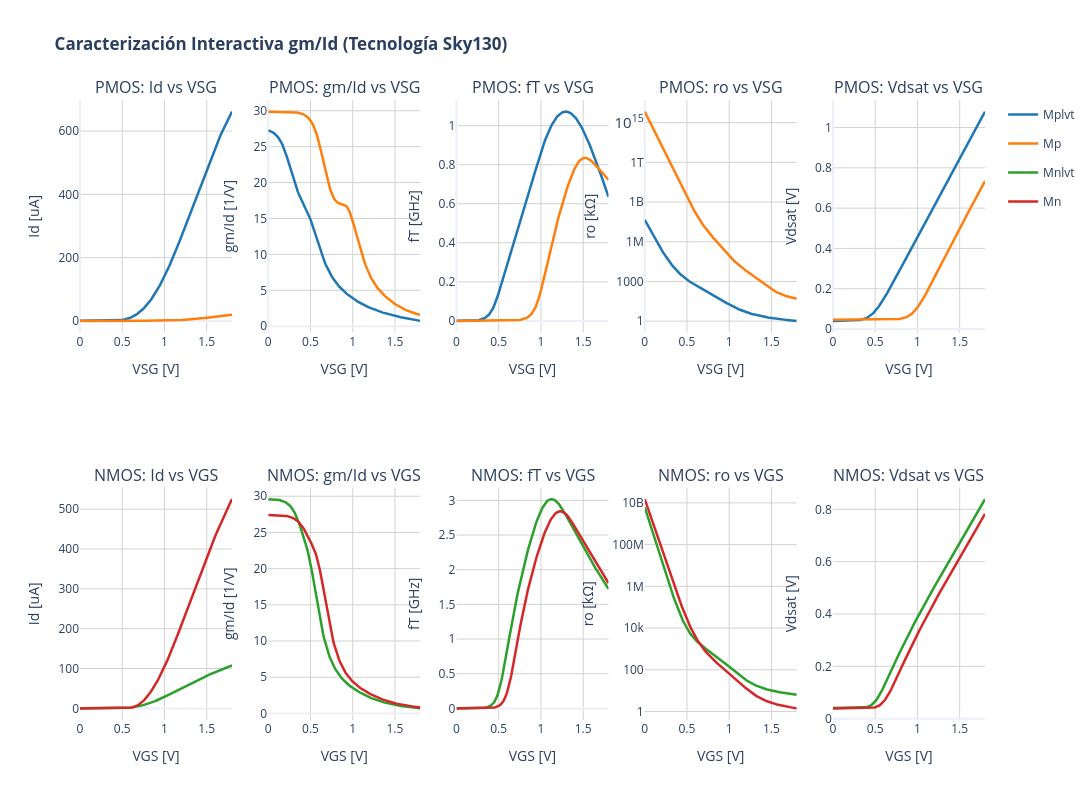

Write notebook code for a chart like this one.
### Code cell
import os
import numpy as np
import plotly.graph_objects as go
from plotly.subplots import make_subplots
from PyLTSpice import RawRead

# ==============================================================================
# 1. CARGAR EL ARCHIVO RAW (.dc)
# ==============================================================================

# Leemos el archivo donde están los barridos (no el .op)
ruta_raw_dc = os.path.join(raw_path, "caracterizador.raw") 

print("Cargando vectores, por favor espera...")
raw_data = RawRead(ruta_raw_dc)

# ==============================================================================
# 2. DEFINIR ESTRUCTURA DE TRANSISTORES (Compatible con PyLTSpice)
# ==============================================================================
transistores = {
    'Mplvt': {
        'tipo': 'PMOS', 'mult': 1,
        'vgs': 'v(@m.xmplvt.msky130_fd_pr__pfet_01v8_lvt[vgs])',
        'id': 'i(@m.xmplvt.msky130_fd_pr__pfet_01v8_lvt[id])',
        'gm': '@m.xmplvt.msky130_fd_pr__pfet_01v8_lvt[gm]',
        'gds': '@m.xmplvt.msky130_fd_pr__pfet_01v8_lvt[gds]',
        'vdsat': 'v(@m.xmplvt.msky130_fd_pr__pfet_01v8_lvt[vdsat])',
        'cgg': '@m.xmplvt.msky130_fd_pr__pfet_01v8_lvt[cgg]'
    },
    'Mp': {
        'tipo': 'PMOS', 'mult': 1,
        'vgs': 'v(@m.xmp.msky130_fd_pr__pfet_01v8[vgs])',
        'id': 'i(@m.xmp.msky130_fd_pr__pfet_01v8[id])',
        'gm': '@m.xmp.msky130_fd_pr__pfet_01v8[gm]',
        'gds': '@m.xmp.msky130_fd_pr__pfet_01v8[gds]',
        'vdsat': 'v(@m.xmp.msky130_fd_pr__pfet_01v8[vdsat])',
        'cgg': '@m.xmp.msky130_fd_pr__pfet_01v8[cgg]'
    },
    'Mnlvt': {
        'tipo': 'NMOS', 'mult': 1,
        'vgs': 'v(@m.xmnlvt.msky130_fd_pr__nfet_01v8_lvt[vgs])',
        'id': 'i(@m.xmnlvt.msky130_fd_pr__nfet_01v8_lvt[id])',
        'gm': '@m.xmnlvt.msky130_fd_pr__nfet_01v8_lvt[gm]',
        'gds': '@m.xmnlvt.msky130_fd_pr__nfet_01v8_lvt[gds]',
        'vdsat': 'v(@m.xmnlvt.msky130_fd_pr__nfet_01v8_lvt[vdsat])',
        'cgg': '@m.xmnlvt.msky130_fd_pr__nfet_01v8_lvt[cgg]'
    },
    'Mn': {
        'tipo': 'NMOS', 'mult': 1,
        'vgs': 'v(@m.xmn.msky130_fd_pr__nfet_01v8[vgs])',
        'id': 'i(@m.xmn.msky130_fd_pr__nfet_01v8[id])',
        'gm': '@m.xmn.msky130_fd_pr__nfet_01v8[gm]',
        'gds': '@m.xmn.msky130_fd_pr__nfet_01v8[gds]',
        'vdsat': 'v(@m.xmn.msky130_fd_pr__nfet_01v8[vdsat])',
        'cgg': '@m.xmn.msky130_fd_pr__nfet_01v8[cgg]'
    }
}

# ==============================================================================
# 3. CONSTRUCCIÓN DE LA INTERFAZ PLOTLY
# ==============================================================================
fig = make_subplots(
    rows=2, cols=5,
    subplot_titles=(
        "PMOS: Id vs VSG", "PMOS: gm/Id vs VSG", "PMOS: fT vs VSG", "PMOS: ro vs VSG", "PMOS: Vdsat vs VSG",
        "NMOS: Id vs VGS", "NMOS: gm/Id vs VGS", "NMOS: fT vs VGS", "NMOS: ro vs VGS", "NMOS: Vdsat vs VGS"
    )
)

colores = {'Mplvt': '#1f77b4', 'Mp': '#ff7f0e', 'Mnlvt': '#2ca02c', 'Mn': '#d62728'}

for nombre, info in transistores.items():
    m_factor = info['mult']
    
    try:
        # Extraemos la onda completa de voltaje primero
        vgs_full = np.real(np.abs(raw_data.get_trace(info['vgs']).get_wave()))
        
        # Filtro inteligente (Slice automático): 
        # Toma solo los índices de los voltajes únicos y ordenados
        _, s = np.unique(vgs_full, return_index=True)
        
        # Aplicamos este filtro a todos los vectores para aislar la curva perfecta
        vgs = vgs_full[s]
        id_tot = np.real(np.abs(raw_data.get_trace(info['id']).get_wave()))[s] * m_factor * 1e6  # uA
        gm = np.real(np.abs(raw_data.get_trace(info['gm']).get_wave()))[s]
        gds = np.real(np.abs(raw_data.get_trace(info['gds']).get_wave()))[s]
        vdsat = np.real(raw_data.get_trace(info['vdsat']).get_wave())[s]
        cgg_u = np.real(np.abs(raw_data.get_trace(info['cgg']).get_wave()))[s]
        
        # Cálculos de diseño (con np.where para evitar divisiones por cero)
        gm_id = np.where(id_tot > 0, gm / (id_tot / (m_factor * 1e6)), np.nan)
        ft = np.where(cgg_u > 0, gm / (2 * np.pi * cgg_u) / 1e9, np.nan) # GHz
        ro = np.where(gds > 0, (1.0 / gds) / 1e3, np.nan)                # kOhm
        
        row = 1 if info['tipo'] == 'PMOS' else 2
        c = colores[nombre]
        
        # Graficamos 
        fig.add_trace(go.Scatter(x=vgs, y=id_tot, mode='lines', name=nombre, line=dict(color=c, width=2.5), legendgroup=nombre), row=row, col=1)
        fig.add_trace(go.Scatter(x=vgs, y=gm_id, mode='lines', name=nombre, line=dict(color=c, width=2.5), legendgroup=nombre, showlegend=False), row=row, col=2)
        fig.add_trace(go.Scatter(x=vgs, y=ft, mode='lines', name=nombre, line=dict(color=c, width=2.5), legendgroup=nombre, showlegend=False), row=row, col=3)
        fig.add_trace(go.Scatter(x=vgs, y=ro, mode='lines', name=nombre, line=dict(color=c, width=2.5), legendgroup=nombre, showlegend=False), row=row, col=4)
        fig.add_trace(go.Scatter(x=vgs, y=vdsat, mode='lines', name=nombre, line=dict(color=c, width=2.5), legendgroup=nombre, showlegend=False), row=row, col=5)
        
    except Exception as e:
        print(f"⚠️ Error procesando {nombre}: {e}")

# ==============================================================================
# 4. ESTILIZACIÓN DE EJES Y TÍTULOS
# ==============================================================================
for col in range(1, 6):
    fig.update_xaxes(title_text="VSG [V]", gridcolor='lightgray', row=1, col=col)
    fig.update_xaxes(title_text="VGS [V]", gridcolor='lightgray', row=2, col=col)

fig.update_yaxes(title_text="Id [uA]", gridcolor='lightgray', row=1, col=1)
fig.update_yaxes(title_text="gm/Id [1/V]", gridcolor='lightgray', row=1, col=2)
fig.update_yaxes(title_text="fT [GHz]", gridcolor='lightgray', row=1, col=3)
fig.update_yaxes(title_text="ro [kΩ]", type="log", gridcolor='lightgray', row=1, col=4)
fig.update_yaxes(title_text="Vdsat [V]", gridcolor='lightgray', row=1, col=5)

fig.update_yaxes(title_text="Id [uA]", gridcolor='lightgray', row=2, col=1)
fig.update_yaxes(title_text="gm/Id [1/V]", gridcolor='lightgray', row=2, col=2)
fig.update_yaxes(title_text="fT [GHz]", gridcolor='lightgray', row=2, col=3)
fig.update_yaxes(title_text="ro [kΩ]", type="log", gridcolor='lightgray', row=2, col=4)
fig.update_yaxes(title_text="Vdsat [V]", gridcolor='lightgray', row=2, col=5)

fig.update_layout(
    height=800, 
    width=1600, # Ensanchado para que las gráficas no se aplasten
    title_text="<b>Caracterización Interactiva gm/Id (Tecnología Sky130)</b>", 
    template="plotly_white",
    hovermode="x unified", # Muestra una línea vertical que compara todo instantáneamente
    plot_bgcolor='rgba(0,0,0,0)'
)

fig.show()

### Figure 1 — Plotly figure (JSON) as saved in the notebook; plotly's stock layout.template omitted (floating-point values rounded to 4 significant figures; data arrays with more than 128 entries replaced by an {"elided": "..."} marker saying what was removed)
{"data": [{"legendgroup": "Mplvt", "line": {"color": "#1f77b4", "width": 2.5}, "mode": "lines", "name": "Mplvt", "type": "scatter", "x": {"elided": "181 float values"}, "xaxis": "x", "y": {"elided": "181 float values"}, "yaxis": "y"}, {"legendgroup": "Mplvt", "line": {"color": "#1f77b4", "width": 2.5}, "mode": "lines", "name": "Mplvt", "showlegend": false, "type": "scatter", "x": {"elided": "181 float values"}, "xaxis": "x2", "y": {"elided": "181 float values"}, "yaxis": "y2"}, {"legendgroup": "Mplvt", "line": {"color": "#1f77b4", "width": 2.5}, "mode": "lines", "name": "Mplvt", "showlegend": false, "type": "scatter", "x": {"elided": "181 float values"}, "xaxis": "x3", "y": {"elided": "181 float values"}, "yaxis": "y3"}, {"legendgroup": "Mplvt", "line": {"color": "#1f77b4", "width": 2.5}, "mode": "lines", "name": "Mplvt", "showlegend": false, "type": "scatter", "x": {"elided": "181 float values"}, "xaxis": "x4", "y": {"elided": "181 float values"}, "yaxis": "y4"}, {"legendgroup": "Mplvt", "line": {"color": "#1f77b4", "width": 2.5}, "mode": "lines", "name": "Mplvt", "showlegend": false, "type": "scatter", "x": {"elided": "181 float values"}, "xaxis": "x5", "y": {"elided": "181 float values"}, "yaxis": "y5"}, {"legendgroup": "Mp", "line": {"color": "#ff7f0e", "width": 2.5}, "mode": "lines", "name": "Mp", "type": "scatter", "x": {"elided": "182 float values"}, "xaxis": "x", "y": {"elided": "182 float values"}, "yaxis": "y"}, {"legendgroup": "Mp", "line": {"color": "#ff7f0e", "width": 2.5}, "mode": "lines", "name": "Mp", "showlegend": false, "type": "scatter", "x": {"elided": "182 float values"}, "xaxis": "x2", "y": {"elided": "182 float values"}, "yaxis": "y2"}, {"legendgroup": "Mp", "line": {"color": "#ff7f0e", "width": 2.5}, "mode": "lines", "name": "Mp", "showlegend": false, "type": "scatter", "x": {"elided": "182 float values"}, "xaxis": "x3", "y": {"elided": "182 float values"}, "yaxis": "y3"}, {"legendgroup": "Mp", "line": {"color": "#ff7f0e", "width": 2.5}, "mode": "lines", "name": "Mp", "showlegend": false, "type": "scatter", "x": {"elided": "182 float values"}, "xaxis": "x4", "y": {"elided": "182 float values"}, "yaxis": "y4"}, {"legendgroup": "Mp", "line": {"color": "#ff7f0e", "width": 2.5}, "mode": "lines", "name": "Mp", "showlegend": false, "type": "scatter", "x": {"elided": "182 float values"}, "xaxis": "x5", "y": {"elided": "182 float values"}, "yaxis": "y5"}, {"legendgroup": "Mnlvt", "line": {"color": "#2ca02c", "width": 2.5}, "mode": "lines", "name": "Mnlvt", "type": "scatter", "x": {"elided": "181 float values"}, "xaxis": "x6", "y": {"elided": "181 float values"}, "yaxis": "y6"}, {"legendgroup": "Mnlvt", "line": {"color": "#2ca02c", "width": 2.5}, "mode": "lines", "name": "Mnlvt", "showlegend": false, "type": "scatter", "x": {"elided": "181 float values"}, "xaxis": "x7", "y": {"elided": "181 float values"}, "yaxis": "y7"}, {"legendgroup": "Mnlvt", "line": {"color": "#2ca02c", "width": 2.5}, "mode": "lines", "name": "Mnlvt", "showlegend": false, "type": "scatter", "x": {"elided": "181 float values"}, "xaxis": "x8", "y": {"elided": "181 float values"}, "yaxis": "y8"}, {"legendgroup": "Mnlvt", "line": {"color": "#2ca02c", "width": 2.5}, "mode": "lines", "name": "Mnlvt", "showlegend": false, "type": "scatter", "x": {"elided": "181 float values"}, "xaxis": "x9", "y": {"elided": "181 float values"}, "yaxis": "y9"}, {"legendgroup": "Mnlvt", "line": {"color": "#2ca02c", "width": 2.5}, "mode": "lines", "name": "Mnlvt", "showlegend": false, "type": "scatter", "x": {"elided": "181 float values"}, "xaxis": "x10", "y": {"elided": "181 float values"}, "yaxis": "y10"}, {"legendgroup": "Mn", "line": {"color": "#d62728", "width": 2.5}, "mode": "lines", "name": "Mn", "type": "scatter", "x": {"elided": "182 float values"}, "xaxis": "x6", "y": {"elided": "182 float values"}, "yaxis": "y6"}, {"legendgroup": "Mn", "line": {"color": "#d62728", "width": 2.5}, "mode": "lines", "name": "Mn", "showlegend": false, "type": "scatter", "x": {"elided": "182 float values"}, "xaxis": "x7", "y": {"elided": "182 float values"}, "yaxis": "y7"}, {"legendgroup": "Mn", "line": {"color": "#d62728", "width": 2.5}, "mode": "lines", "name": "Mn", "showlegend": false, "type": "scatter", "x": {"elided": "182 float values"}, "xaxis": "x8", "y": {"elided": "182 float values"}, "yaxis": "y8"}, {"legendgroup": "Mn", "line": {"color": "#d62728", "width": 2.5}, "mode": "lines", "name": "Mn", "showlegend": false, "type": "scatter", "x": {"elided": "182 float values"}, "xaxis": "x9", "y": {"elided": "182 float values"}, "yaxis": "y9"}, {"legendgroup": "Mn", "line": {"color": "#d62728", "width": 2.5}, "mode": "lines", "name": "Mn", "showlegend": false, "type": "scatter", "x": {"elided": "182 float values"}, "xaxis": "x10", "y": {"elided": "182 float values"}, "yaxis": "y10"}], "layout": {"annotations": [{"font": {"size": 16}, "showarrow": false, "text": "PMOS: Id vs VSG", "x": 0.084, "xanchor": "center", "xref": "paper", "y": 1, "yanchor": "bottom", "yref": "paper"}, {"font": {"size": 16}, "showarrow": false, "text": "PMOS: gm/Id vs VSG", "x": 0.292, "xanchor": "center", "xref": "paper", "y": 1, "yanchor": "bottom", "yref": "paper"}, {"font": {"size": 16}, "showarrow": false, "text": "PMOS: fT vs VSG", "x": 0.5, "xanchor": "center", "xref": "paper", "y": 1, "yanchor": "bottom", "yref": "paper"}, {"font": {"size": 16}, "showarrow": false, "text": "PMOS: ro vs VSG", "x": 0.708, "xanchor": "center", "xref": "paper", "y": 1, "yanchor": "bottom", "yref": "paper"}, {"font": {"size": 16}, "showarrow": false, "text": "PMOS: Vdsat vs VSG", "x": 0.916, "xanchor": "center", "xref": "paper", "y": 1, "yanchor": "bottom", "yref": "paper"}, {"font": {"size": 16}, "showarrow": false, "text": "NMOS: Id vs VGS", "x": 0.084, "xanchor": "center", "xref": "paper", "y": 0.375, "yanchor": "bottom", "yref": "paper"}, {"font": {"size": 16}, "showarrow": false, "text": "NMOS: gm/Id vs VGS", "x": 0.292, "xanchor": "center", "xref": "paper", "y": 0.375, "yanchor": "bottom", "yref": "paper"}, {"font": {"size": 16}, "showarrow": false, "text": "NMOS: fT vs VGS", "x": 0.5, "xanchor": "center", "xref": "paper", "y": 0.375, "yanchor": "bottom", "yref": "paper"}, {"font": {"size": 16}, "showarrow": false, "text": "NMOS: ro vs VGS", "x": 0.708, "xanchor": "center", "xref": "paper", "y": 0.375, "yanchor": "bottom", "yref": "paper"}, {"font": {"size": 16}, "showarrow": false, "text": "NMOS: Vdsat vs VGS", "x": 0.916, "xanchor": "center", "xref": "paper", "y": 0.375, "yanchor": "bottom", "yref": "paper"}], "height": 800, "hovermode": "x unified", "plot_bgcolor": "rgba(0,0,0,0)", "title": {"text": "<b>Caracterización Interactiva gm/Id (Tecnología Sky130)</b>"}, "width": 1600, "xaxis": {"anchor": "y", "domain": [0, 0.168], "gridcolor": "lightgray", "title": {"text": "VSG [V]"}}, "xaxis10": {"anchor": "y10", "domain": [0.832, 1], "gridcolor": "lightgray", "title": {"text": "VGS [V]"}}, "xaxis2": {"anchor": "y2", "domain": [0.208, 0.376], "gridcolor": "lightgray", "title": {"text": "VSG [V]"}}, "xaxis3": {"anchor": "y3", "domain": [0.416, 0.584], "gridcolor": "lightgray", "title": {"text": "VSG [V]"}}, "xaxis4": {"anchor": "y4", "domain": [0.624, 0.792], "gridcolor": "lightgray", "title": {"text": "VSG [V]"}}, "xaxis5": {"anchor": "y5", "domain": [0.832, 1], "gridcolor": "lightgray", "title": {"text": "VSG [V]"}}, "xaxis6": {"anchor": "y6", "domain": [0, 0.168], "gridcolor": "lightgray", "title": {"text": "VGS [V]"}}, "xaxis7": {"anchor": "y7", "domain": [0.208, 0.376], "gridcolor": "lightgray", "title": {"text": "VGS [V]"}}, "xaxis8": {"anchor": "y8", "domain": [0.416, 0.584], "gridcolor": "lightgray", "title": {"text": "VGS [V]"}}, "xaxis9": {"anchor": "y9", "domain": [0.624, 0.792], "gridcolor": "lightgray", "title": {"text": "VGS [V]"}}, "yaxis": {"anchor": "x", "domain": [0.625, 1], "gridcolor": "lightgray", "title": {"text": "Id [uA]"}}, "yaxis10": {"anchor": "x10", "domain": [0, 0.375], "gridcolor": "lightgray", "title": {"text": "Vdsat [V]"}}, "yaxis2": {"anchor": "x2", "domain": [0.625, 1], "gridcolor": "lightgray", "title": {"text": "gm/Id [1/V]"}}, "yaxis3": {"anchor": "x3", "domain": [0.625, 1], "gridcolor": "lightgray", "title": {"text": "fT [GHz]"}}, "yaxis4": {"anchor": "x4", "domain": [0.625, 1], "gridcolor": "lightgray", "title": {"text": "ro [kΩ]"}, "type": "log"}, "yaxis5": {"anchor": "x5", "domain": [0.625, 1], "gridcolor": "lightgray", "title": {"text": "Vdsat [V]"}}, "yaxis6": {"anchor": "x6", "domain": [0, 0.375], "gridcolor": "lightgray", "title": {"text": "Id [uA]"}}, "yaxis7": {"anchor": "x7", "domain": [0, 0.375], "gridcolor": "lightgray", "title": {"text": "gm/Id [1/V]"}}, "yaxis8": {"anchor": "x8", "domain": [0, 0.375], "gridcolor": "lightgray", "title": {"text": "fT [GHz]"}}, "yaxis9": {"anchor": "x9", "domain": [0, 0.375], "gridcolor": "lightgray", "title": {"text": "ro [kΩ]"}, "type": "log"}}}
